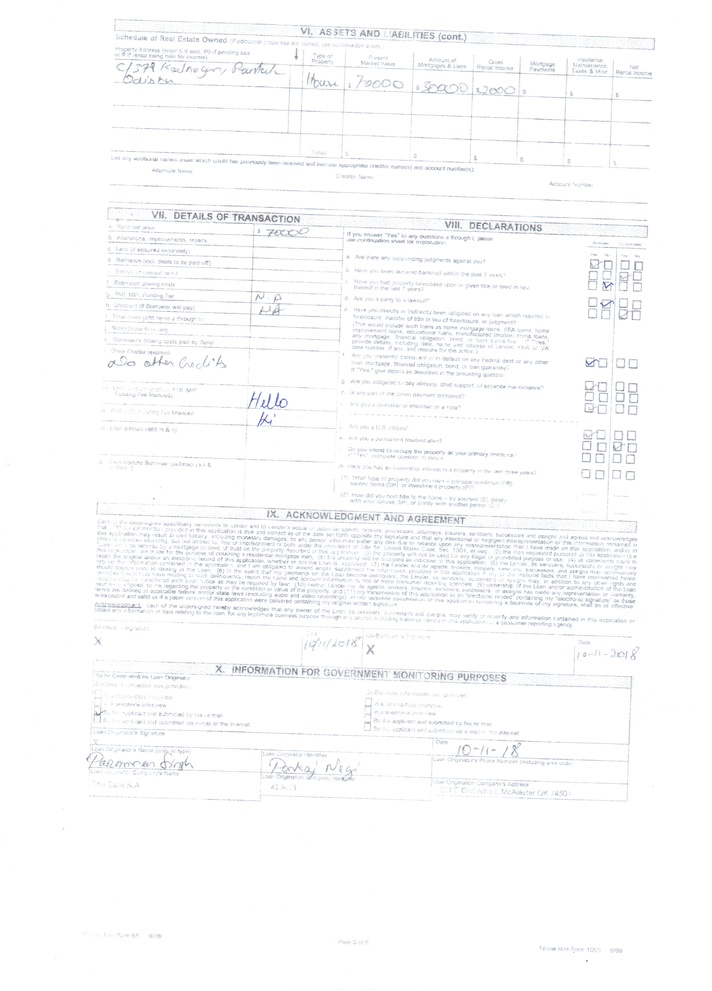
#> input picture Pyimages/Module1/Begineer/Page3.jpeg, 712 x 991 px, shrunk from 2481 x 3456 before the run
$ python grayscale_histogram.py --image ../Page3.jpeg
#> lines starting #> are read from the running program, lines starting #| are printed output that depends on the picture
from matplotlib import pyplot as plt
import argparse
import cv2
ap=argparse.ArgumentParser()
ap.add_argument("-i","--image",required=True,help="Path of the File")
args=vars(ap.parse_args())

image=cv2.imread(args["image"])
#> image is the input picture: shape (991, 712, 3); mean B, G, R 251.4, 250.9, 250.5
image=cv2.cvtColor(image,cv2.COLOR_BGR2GRAY)
#> image: shape (991, 712)

hist=cv2.calcHist(image,[0],None,[256],[0,256])
#> hist = 256 values, max 707 at index 255, min 0 at index 0, mean 2.78

plt.figure()
plt.axis("off")
plt.imshow(cv2.cvtColor(image, cv2.COLOR_GRAY2RGB))

# plot the histogram
plt.figure()
plt.title("Grayscale Histogram")
plt.xlabel("Bins")
plt.ylabel("# of Pixels")
plt.plot(hist)
plt.xlim([0, 256])
hist /= hist.sum()
#> hist = 256 values, max 0.993 at index 255, min 0 at index 0, mean 0.00391
# plot the normalized histogram

plt.figure()
plt.title("Grayscale Histogram (Normalized)")
plt.xlabel("Bins")
plt.ylabel("% of Pixels")
plt.plot(hist)
plt.xlim([0, 256])
plt.show()
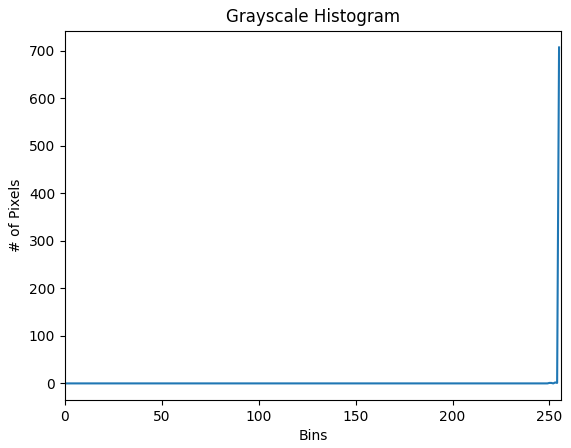
#> figure drawn by matplotlib, 1 panel; curve peaks at x = 255, y = 707
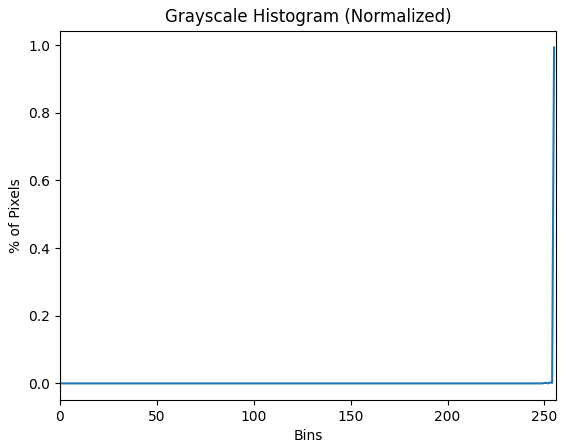
#> figure drawn by matplotlib, 1 panel; curve peaks at x = 255, y = 0.993
plt.waitforbuttonpress
